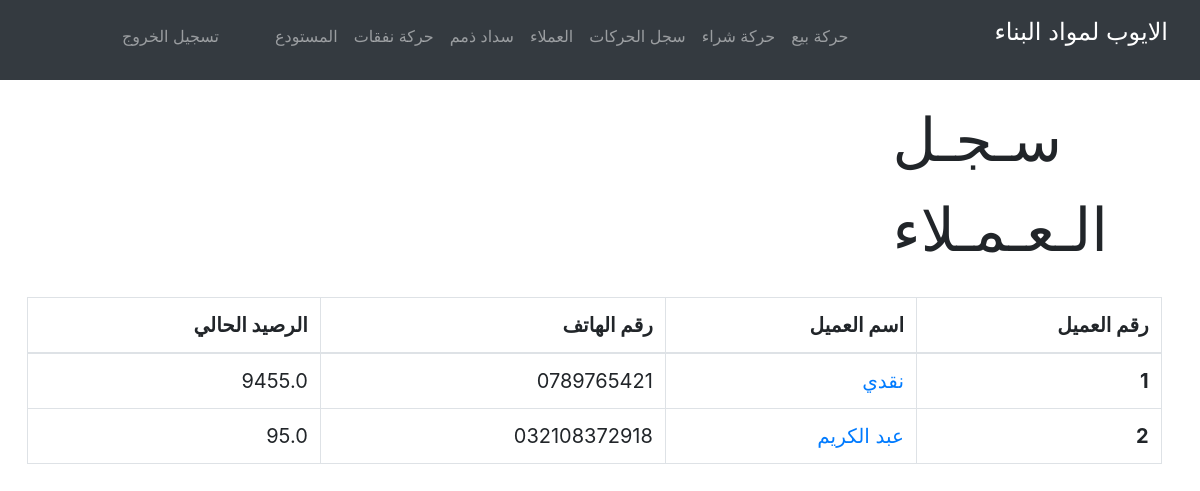
Page /clients (signed in) on the earlier database version.
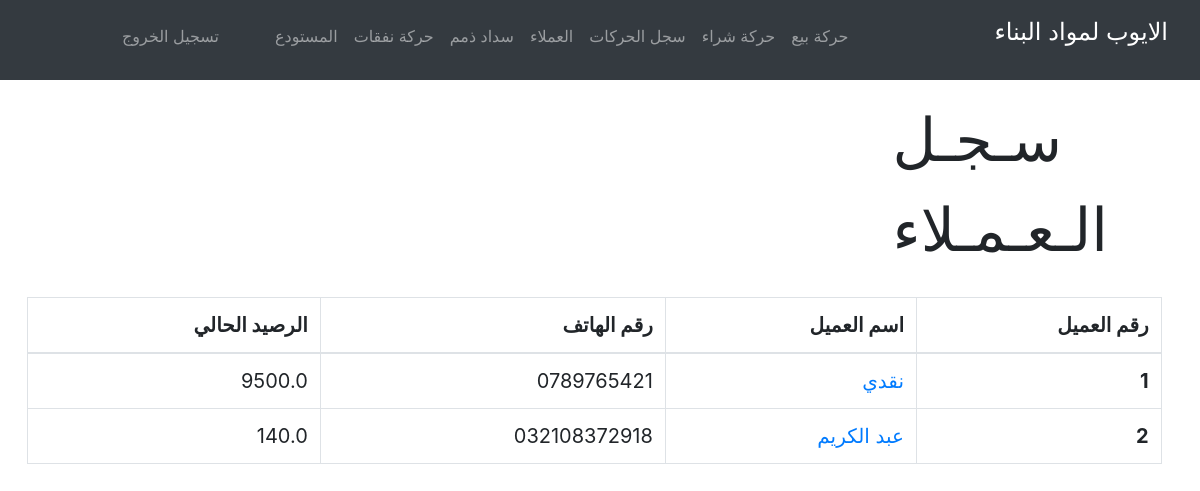
Same page on the later database version.
### tables this page shows
CREATE TABLE clients (clientId INTEGER PRIMARY KEY, client_name TEXT, client_phone TEXT, client_balance REAL);

### app.py (the view)
@app.route("/clients", methods=["GET"])
@login_required
def clients():
  clients = []
  query = db.execute('SELECT * FROM clients ORDER BY clientId').fetchall()
  for record in query:
    clients.append({
      'id': record[0],
      'name': record[1],
      'phone': record[2],
      'balance': record[3]
    })
  return render_template('clients.html', clients=clients)

### app.py (called while the page is built)
@app.after_request
def after_request(response):
  response.headers["Cache-Control"] = "no-cache, no-store, must-revalidate"
  response.headers["Expires"] = 0
  response.headers["Pragma"] = "no-cache"
  return response

### helpers.py (called while the page is built)
def login_required(f):
    @wraps(f)
    def decorated_function(*args, **kwargs):
        if session.get("user_id") is None:
            return redirect("/login")
        return f(*args, **kwargs)
    return decorated_function

### templates/clients.html
{% extends "layout.html" %}
{% block head %}
  <link href="/static/css/clients.css" rel="stylesheet">
{% endblock %}
{% block body %}
  <div class="head-text">
    <p>سـجـل الـعـمـلاء</p>
  </div>
  <div class="center-table">
    <table class="table table-bordered">
      <thead class="text-right">
        <tr>
          <th scope="col">رقم العميل</th>
          <th scope="col">اسم العميل</th>
          <th scope="col">رقم الهاتف</th>
          <th scope="col">الرصيد الحالي</th>
        </tr>
      </thead>
      <tbody class="text-right">
        {% for client in clients %}
          <tr>
            <th scope="row">{{ client.id }}</th>
            <td><a href="/u/{{ client.id }}">{{ client.name }}</a></td>
            <td>{{ client.phone }}</td>
            <td>{{ client.balance }}</td>
          </tr>
        {% endfor %}
      </tbody>
    </table>
  </div>
{% endblock %}

### templates/layout.html (shortened to what this page needs)
<!DOCTYPE html>
<html lang="ar" dir="rtl">
  <head>
    <link href="/static/bootstrap/css/bootstrap-reboot.css" rel="stylesheet">
    <link href="/static/bootstrap/css/bootstrap-grid.css" rel="stylesheet">
    <link href="/static/bootstrap/css/bootstrap.css" rel="stylesheet">
    <link href="/static/css/layout.css" rel="stylesheet">
    {% block head %}{% endblock %}
  </head>
  <body>
    <nav class="navbar fixed-top navbar-expand-lg navbar-dark bg-dark pull-right">
      <a class="navbar-brand" href="/"><p class="headtext">الايوب لمواد البناء</p></a>
        {% if session.user_id %}
          <ul class="navbar-nav mr-auto mt-2">
              <li class="nav-item"><a class="nav-link" href="/transaction"><p class="font-weight-light"><strong>حركة بيع</strong></p></a></li>
              <li class="nav-item"><a class="nav-link" href="/addItems"><p class="font-weight-light"><strong> حركة شراء</strong></p></a></li>
              <li class="nav-item"><a class="nav-link" href="/transactionLog"><p class="font-weight-light"><strong>سجل الحركات</strong></p></a></li>
              <li class="nav-item"><a class="nav-link" href="/clients"><p class="font-weight-light"><strong>العملاء</strong></p></a></li>
              <li class="nav-item"><a class="nav-link" href="/repayDebt"><p class="font-weight-light"><strong>سداد ذمم</strong></p></a></li>
              <li class="nav-item"><a class="nav-link" href="/expense"><p class="font-weight-light"><strong>حركة نفقات</strong></p></a></li>
              <li class="nav-item"><a class="nav-link" href="/inventory"><p class="font-weight-light"><strong>المستودع</strong></p></a></li>
          </ul>
          <ul class="navbar-nav ml-auto mt-2">
              <li class="nav-item"><a class="nav-link" href="/logout"><p class="font-weight-light"><strong>تسجيل الخروج</strong></p></a></li>
          </ul>
      {% else %}
          <ul class="navbar-nav ml-auto mt-2 nav-login">
              <li class="nav-item"><a class="nav-link" href="/login">تسجيل الدخول</a></li>
          </ul>
      {% endif %}
    </nav>
    <div class="container-fluid">
    {% block body %}{% endblock %}
    </div>
  </body>
</html>

### static/css/layout.css (style rules this page uses)
.headtext { font-size: larger; }

### static/css/clients.css (style rules this page uses)
.head-text { margin-top: 8%; margin-left: 75%; font-size: 60px; }
table { font-size: 20px; }
.center-table { margin-top: 2%; margin-right: 2%; margin-left: 1%; }

Differences in the rows shown:
changed clients "نقدي": balance "9455.0" → "9500.0"
changed clients "عبد الكريم": balance "95.0" → "140.0"
